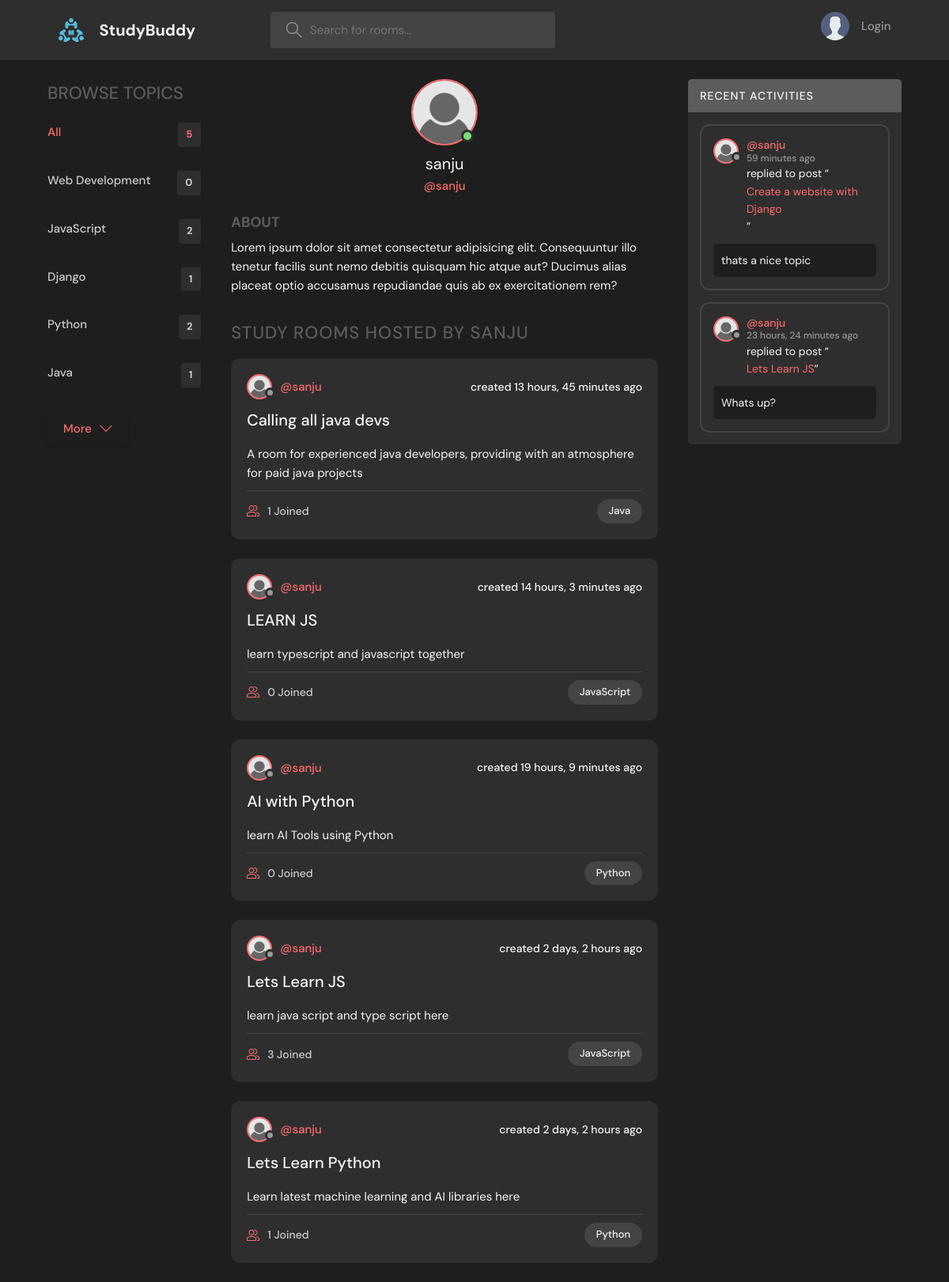
Page /profile/1/ on the committed database.
### base/models.py (models this page shows, shortened)
class Topic(models.Model):
    name = models.CharField(max_length=50)
    def __str__(self):
        return self.name

class Room(models.Model):
    host = models.ForeignKey(User,on_delete = models.SET_NULL, null = True)
    topic = models.ForeignKey(Topic,on_delete = models.SET_NULL , null = True)
    name = models.CharField(max_length=200)
    description = models.TextField(null = True, blank = True)
    participants = models.ManyToManyField(User, related_name = 'participants',blank =True)
    updated = models.DateTimeField(auto_now = True)
    created = models.DateTimeField(auto_now_add = True)
    class Meta:
        ordering = ['-updated','-created']

class Message(models.Model):
    user = models.ForeignKey(User, on_delete=models.CASCADE)
    room = models.ForeignKey(Room, on_delete=models.CASCADE)
    body = models.TextField()
    updated = models.DateTimeField(auto_now=True)
    created = models.DateTimeField(auto_now_add = True)
    class Meta:
        ordering = ['-updated', '-created']

### base/views.py (the view)
# urls.py: path('profile/<str:pk>/', views.userProfile, name = "user-profile"),
def userProfile(request,pk):
    user = User.objects.get(id=pk)
    rooms = user.room_set.all()
    room_messages = user.message_set.all()
    topics = Topic.objects.all()
    context = {'user': user, 'rooms':rooms,
               'topics':topics,'room_messages' : room_messages}
    return render(request,'base/profile.html',context)

### base/templates/base/profile.html (shortened to what this page needs)
{%extends 'main.html'%}
{%load static%}
{%block content%}
<main class="profile-page layout layout--3">
  <div class="container">
    {%include 'base/topics_component.html'%}
    <div class="roomList">
      <div class="profile">
        <div class="profile__avatar">
          <div class="avatar avatar--large active">
            <img src="{%static 'images/profile.png'%}" />
          </div>
        </div>
        <div class="profile__info">
          <h3>{{user.username}}</h3>
          <p>@{{user.username}}</p>
        </div>
        <div class="profile__about">
          <h3>About</h3>
          <p>
            Lorem ipsum dolor sit amet consectetur adipisicing elit. Consequuntur illo tenetur
            facilis sunt nemo debitis quisquam hic atque aut? Ducimus alias placeat optio
            accusamus repudiandae quis ab ex exercitationem rem?
          </p>
        </div>
      </div>
      <div class="roomList__header">
        <div>
          <h2>Study Rooms Hosted by {{user.username}}</a>
          </h2>
        </div>
      </div>
      {%include 'base/feed_component.html'%}
    </div>
    {%include 'base/activity_component.html'%}
  </div>
</main>
{%endblock content %}

### templates/main.html (shortened to what this page needs)
<!DOCTYPE html>
{%load static %}
<html lang="en">
<head>
    <link rel="stylesheet" href="{%static 'styles/styles.css'%}" />
</head>
<body>
    {% include 'navbar.html'%}
    {% block content%}
    {% endblock content %}
</body>
</html>

### templates/navbar.html (shortened to what this page needs)
{%load static%}
<header class="header header--loggedIn">
    <div class="container">
        <a href="{% url 'home' %}" class="header__logo">
            <img src="{%static 'images/logo.svg'%}" />
            <h1>StudyBuddy</h1>
        </a>
        <form class="header__search" method="GET" action="{%url 'home'%}">
            <label>
                <input name="q" placeholder="Search for rooms..." />
            </label>
        </form>
        <nav class="header__menu">
            {% if request.user.is_authenticated %}
            <div class="header__user">
                <a href="{%url 'user-profile' user.id%}">
                    <div class="avatar avatar--medium active">
                        <img src="{%static 'images/avatar.svg'%}" />
                    </div>
                    <p>{{request.user.username}} <span>@{{request.user.username}}</span></p>
                </a>
                <button class="dropdown-button">
                    <svg version="1.1" xmlns="http://www.w3.org/2000/svg" width="32" height="32" viewBox="0 0 32 32">
                        <title>chevron-down</title>
                        <path d="M16 21l-13-13h-3l16 16 16-16h-3l-13 13z"></path>
                    </svg>
                </button>
            </div>
            {% else %}
            <a href="{%url 'login'%}">
                <img src="{%static 'images/avatar.svg'%}" />
                <p>Login</p>
            </a>
            {% endif %}
        </nav>
    </div>
</header>

### base/templates/base/topics_component.html
<div class="topics">
    <div class="topics__header">
        <h2>Browse Topics</h2>
    </div>
    <ul class="topics__list">
        <li>
            <a href="{%url 'home'%}" class="active">All <span>{{topics.count}}</span></a>
        </li>
        {% for topic in topics%}
        <li>
            <a href="{%url 'home'%}?q={{topic.name}}">{{topic.name}} <span>{{topic.room_set.all.count}}</span></a>
        </li>
        {% endfor %}
    </ul>
    <a class="btn btn--link" href="topics.html">
        More
        <svg version="1.1" xmlns="http://www.w3.org/2000/svg" width="32" height="32" viewBox="0 0 32 32">
            <title>chevron-down</title>
            <path d="M16 21l-13-13h-3l16 16 16-16h-3l-13 13z"></path>
        </svg>
    </a>
</div>

### base/templates/base/feed_component.html (shortened to what this page needs)
{%load static %}
{%for room in rooms%}
<div class="roomListRoom">
    <div class="roomListRoom__header">
        <a href="{%url 'user-profile' room.host.id %}" class="roomListRoom__author">
            <div class="avatar avatar--small">
                <img src="{%static 'images/profile.png'%}" />
            </div>
            <span>@{{room.host.username}}</span>
        </a>
        <div class="roomListRoom__actions">
            <span>created {{room.created | timesince}} ago</span>
        </div>
    </div>
    <div class="roomListRoom__content">
        <a href="{% url 'room' room.id %}">{{room.name}}</a>
        <p>
            {{room.description}}
        </p>
    </div>
    <div class="roomListRoom__meta">
        <a href="{% url 'room' room.id %}" class="roomListRoom__joined">
            {{room.participants.all.count}} Joined
        </a>
        <p class="roomListRoom__topic">{{room.topic}}</p>
    </div>
</div>
{% endfor %}

### base/templates/base/activity_component.html (shortened to what this page needs)
{%load static%}
<div class="activities">
    <div class="activities__header">
        <h2>Recent Activities</h2>
    </div>
    {%for message in room_messages%}
    <div class="activities__box">
        <div class="activities__boxHeader roomListRoom__header">
            <a href="{% url 'user-profile' message.user.id%}" class="roomListRoom__author">
                <div class="avatar avatar--small">
                    <img src="{%static 'images/profile.png'%}" />
                </div>
                <p>
                    @{{message.user.username}}
                    <span>{{message.created | timesince}} ago</span>
                </p>
            </a>
        </div>
        <div class="activities__boxContent">
            <p>replied to post “<a href="{%url 'room' message.room.id %}">{{message.room.name}}</a>”</p>
            <div class="activities__boxRoomContent">
                {{message.body}}
            </div>
        </div>
    </div>
    {%endfor%}
</div>

### rows in the picture
Topic: name "Web Development", room_set.all.count "0"
Topic: name "JavaScript", room_set.all.count "2"
Topic: name "Django", room_set.all.count "1"
Topic: name "Python", room_set.all.count "2"
Topic: name "Java", room_set.all.count "1"
Room: host.username "sanju", created "13 hours, 45 minutes", name "Calling all java devs", description "A room for experienced java developers, providing with an atmosphere for paid java projects", participants.all.count "1", topic "Java"
Room: host.username "sanju", created "14 hours, 3 minutes", name "LEARN JS", description "learn typescript and javascript together", participants.all.count "0", topic "JavaScript"
Room: host.username "sanju", created "19 hours, 9 minutes", name "AI with Python", description "learn AI Tools using Python", participants.all.count "0", topic "Python"
Room: host.username "sanju", created "2 days, 2 hours", name "Lets Learn JS", description "learn java script and type script here", participants.all.count "3", topic "JavaScript"
Room: host.username "sanju", created "2 days, 2 hours", name "Lets Learn Python", description "Learn latest machine learning and AI libraries here", participants.all.count "1", topic "Python"
Message: user.username "sanju", created "59 minutes", room.name "Create a website with Django", body "thats a nice topic"
Message: user.username "sanju", created "23 hours, 24 minutes", room.name "Lets Learn JS", body "Whats up?"

### other values in the picture
{{ topics.count }} "5"
{{ user.username }} "sanju"
{{ user.username }} "SANJU"
